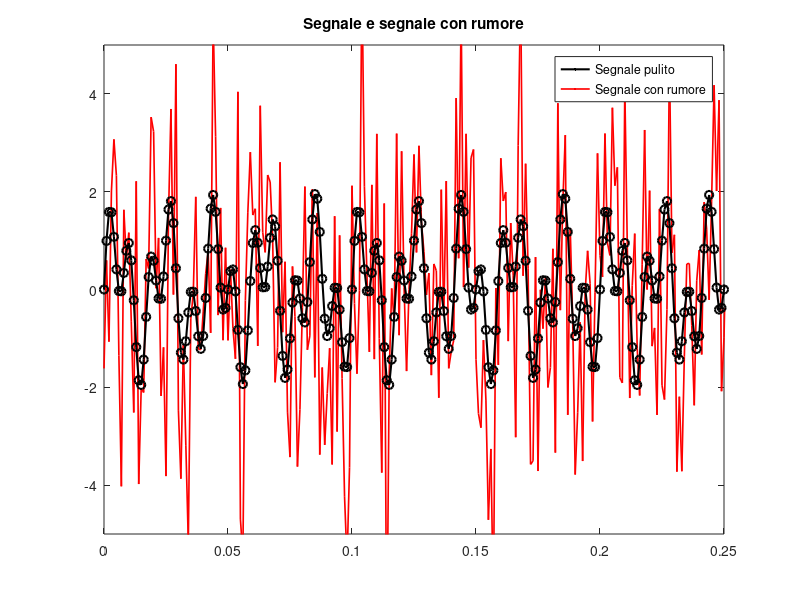
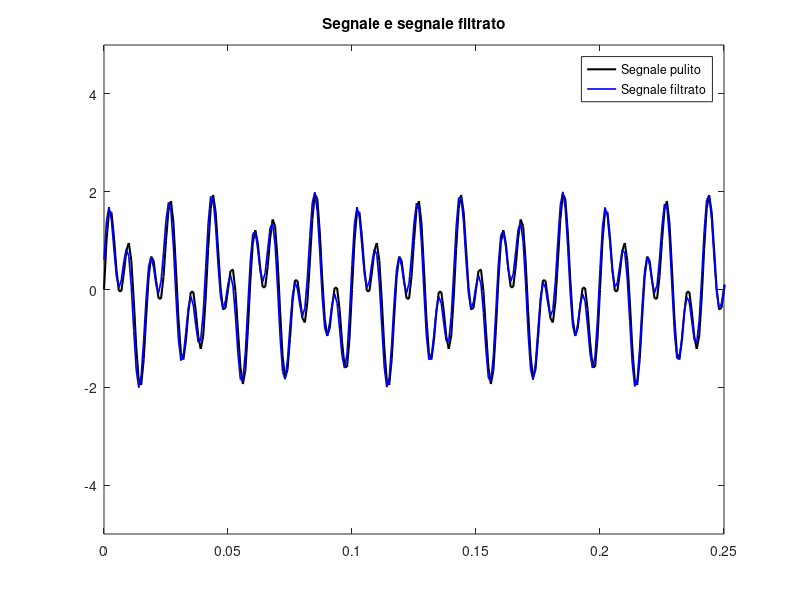
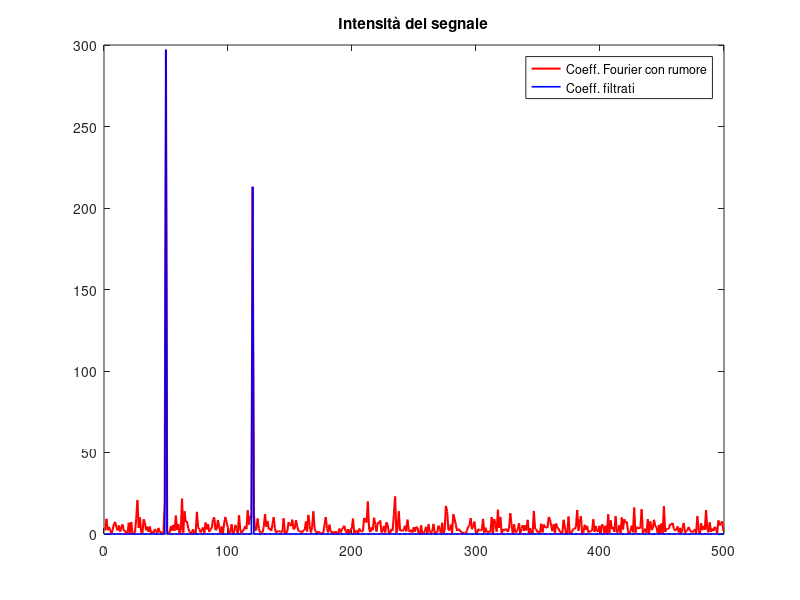

Source code (MATLAB) for these figures, in order:
% Fourier: Eliminazione rumore
clear; close all; clc;

dt = .001;                              % Passo temporale
t = 0:dt:1;                             % Tempo
x = sin(2*pi*50*t) + sin(2*pi*120*t);   % Segnale
x_noisy = x + 2*randn(size(t));         % Aggiungere del rumore normale

%% Calcolare la trasformata di fourier: utilizzare il comando fft e dare la lunghezza del vettore x
N = length(x_noisy);
Y = fft(x_noisy, N);

%   Calcolare l'energia del sistema: detto spettro di potenza. 
%   Si calcola tramite prodotto scalare coefficienti (slide 30) normalizzato per la dimensione del vettore
PSD = Y .* conj(Y) / N;

% Determinare i valori superiori a 100
indices = PSD > 100;

% Mettere uguali a zero tutti i coefficienti con valori minori
PSDclean = PSD .* indices;
Y = indices .* Y;

% Calcolare la trasformata inversa ifft
yfilt = ifft(Y);

Fs = 1/dt;
freq = Fs*(0:(N/2))/N;

%% Fare il plot del segnale originale e del segnale pulito
plot(-1000,-1000,'k','LineWidth',1.5)
hold on
plot(-1000,-1000,'r','LineWidth',1.2)
plot(t,x_noisy,'r','LineWidth',1.2)
plot(t,x,'k-o','LineWidth',1.5)
axis([0 .25 -5 5])
legend('Segnale pulito','Segnale con rumore')
title('Segnale e segnale con rumore')


figure
plot(t,x,'k','LineWidth',1.5)
hold on
plot(t,yfilt,'b','LineWidth',1.2)
axis([0 .25 -5 5])
legend('Segnale pulito','Segnale filtrato')
title('Segnale e segnale filtrato')


figure
plot(freq(2:floor(N/2)+1),PSD(2:floor(N/2)+1),'r','LineWidth',1.5)
hold on
plot(freq(2:floor(N/2)+1),PSDclean(2:floor(N/2)+1),'-b','LineWidth',1.2)
legend('Coeff. Fourier con rumore','Coeff. filtrati')
title('Intensità del segnale')
